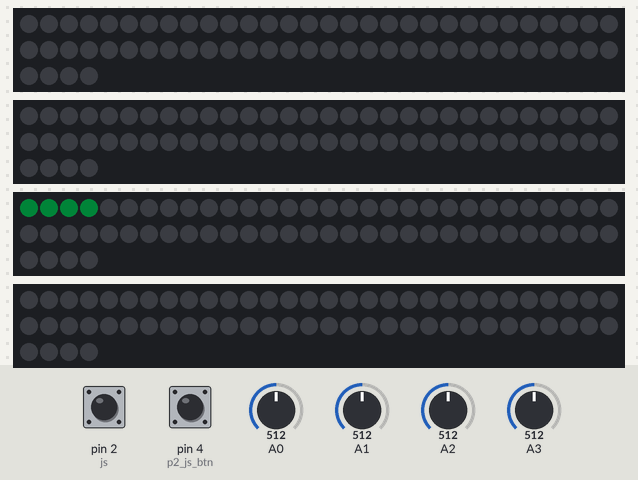
This sketch was run on a simulated Arduino Uno, built with avr-gcc and run on an emulated ATmega328P. Parts: 4 × 64 RGB LEDs in strip order, left to right, continuing on the next row. The test bench sets the inputs (shaded band); at power-on: pin 2 (js) HIGH, A0 = 512, A1 = 512, pin 4 (p2_js_btn) HIGH, A2 = 512, A3 = 512. Dim RGB values are drawn brighter than linear.

Above: at 1.2 s.
1.3 s: pin 2 (js) pulled LOW for 3.2 s
6.0 s: A0 set to 1010
7.5 s: A0 set to 992
10.5 s: A1 set to 1010
12.0 s: pin 2 (js) pulled LOW for 3.2 s
Timing chart, 0 to 15.0 s (numbered marks = the images above; inputs shaded):
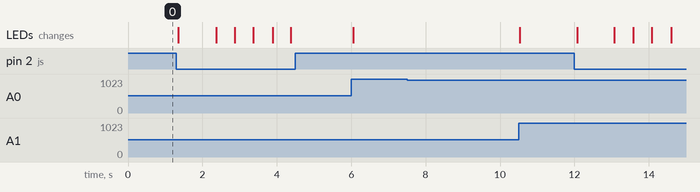

Measured:
- after the input at 7.5 s, every drawn part: stays the same

The sketch:

Schiffe_zerstoeren.ino
```cpp
#include "joystick.h"
#include "button.h"
#include "matrize.h"
#include "Adafruit_GFX.h"
#include "Adafruit_NeoMatrix.h"
#include "Adafruit_NeoPixel.h"
#include "schiffe.h"

/*Joystick test(A4, A5);
Button stickJamm(4, LOW);
#define CRED 0xf800
#define CGRN 0x07C0
#define CBUE 0x003E*/
Matrize pixels(8, 8, 12);

Schiffe ships;
//int i = 0;

void setup() {

   //pixels.setup();
   Serial.begin(9600);
   ships.setup();
   /*pixels.setup();
   pixels.clearArr();
   //pixels.mtr[0][0] = 1 << 2;
   //pixels.mtr[0][1] = 1 << 1;*/
}

void loop() {
  /*pixels.drawShip();
  pixels.moveShip();
  pixels.drawMatrix();
  //Serial.println(pixels.mtr[0][0]);
  //uint16_t color = random(2, 0xFFFF);

  //pixels.drawPoint(5, 5, RED, 12);
  pixels.update();
  //delay(100);
  pixels.clear();
  //pixels.stick.update();
  //pixels.longShip.y++;
  //ships.update();*/
  ships.update();
  //pixels.clear();
}
```

SimpleTimer.cpp
```cpp
#include "SimpleTimer.h"

SimpleTimer :: SimpleTimer() {
  running = false;
}

void SimpleTimer :: set(unsigned long duration) {
  startTime = millis();
  this->duration = duration;
  running = true;
}


bool SimpleTimer :: elapsed() {
  if (running) {
    if (millis() - startTime >= duration) {
      running = false;
    }
  }
  return !running;
}
```

SimpleTimer.h
```cpp
#ifndef _SIMPLETIMER_H
#define _SIMPLETIMER_H

#include "Arduino.h"

class SimpleTimer {
  unsigned long startTime;
  unsigned long duration;
  bool running;

public:
  SimpleTimer();
  void set(unsigned long duration);
  bool elapsed();
};

#endif
```

button.cpp
```cpp
#include "button.h"

Button :: Button(byte pin, bool isActiveHigh=false, unsigned long debounceMS) {
  this->pin          = pin;
  this->isActiveHigh = isActiveHigh;
  this->debounceMS   = debounceMS;
  this->state        = isReleased;

  pinMode(pin, INPUT_PULLUP);
}

void Button :: update() {
  bool isButtonOn = (! isActiveHigh) ^ digitalRead(pin);

  switch (state) {

    case isReleased:
      if (isButtonOn) {
        state = bouncingOn;
        timer.set(debounceMS);
      }
      break;

    case bouncingOn:
      if (timer.elapsed()) {
        if (isButtonOn) {
          state = isPressed;
          hasClicked = true;
          timer.set(1000);
        }
        else {
          state = isReleased;    // zurück...
        }
      }
      break;

    case isPressed:
      if ( ! isButtonOn) {
        state = bouncingOff;
        timer.set(debounceMS);
      };
      if (timer.elapsed()) {
        hasClickedLong = true;
        state = isLongPressed;
        timer.set(500);
      }
      break;

    case bouncingOff:
      if (timer.elapsed()) {
        if ( ! isButtonOn) {
          state = isReleased;
        }
        else {
          state = isPressed;    // zurück...
        }
      }
      break;

   case isLongPressed:
      if (!isButtonOn) {
        state = bouncingOff;
        hasClickedLong = false;
        timer.set(debounceMS);
      }
      if (timer.elapsed()) {
        hasClicked = true;
        timer.set(500);
      }
      break;
  }
}
```

button.h
```cpp
#ifndef _BUTTON_H
#define _BUTTON_H

#include "Arduino.h"
#include "SimpleTimer.h"

enum ButtonState {isPressed, isLongPressed, bouncingOn, isReleased, bouncingOff};

class Button {
private:
  byte pin;
  bool isActiveHigh;
  unsigned long debounceMS;

  SimpleTimer timer;
  SimpleTimer timer1;

  bool hasClicked = false;
  bool hasClickedLong = false;
  ButtonState state;

public:
  Button(byte pin, bool isActiveHigh, unsigned long debounceMS = 10);

  void update();

  bool isBtnPressed() {return state == isPressed  || state == bouncingOn || state == isLongPressed;}
  bool isBtnReleased() {return state == isReleased || state == bouncingOff;}

  bool peekHasBtnClicked() {return hasClicked;}
  bool hasBtnClicked() {bool r = hasClicked;  hasClicked = false;  return r;}

  bool peekHasBtnLongClicked() {return hasClickedLong;}
  bool hasBtnLongClicked() {bool r = hasClickedLong;  hasClickedLong = false;  return r;}

};

#endif
```

joystick.cpp
```cpp
#include "joystick.h"
#include "button.h"

Joystick :: Joystick(byte pinX, byte pinY) {
  this->state = isLoose;
  this->pinX = pinX;
  this->pinY = pinY;
}

void Joystick :: update() {

  switch (state) {

    case isLoose:
      if (xCord() >= 1000) {
        state = isRight;
        hasMoved = true;
      }
      else if (xCord() <= 20) {
        state = isLeft;
        hasMoved = true;
      }
      else if (yCord() <= 20) {
        state = isUp;
        hasMoved = true;
      }
     else if (yCord() >= 1000) {
       state = isDown;
       hasMoved = true;
      }
     break;

    case isUp:
      if (yCord() <= 20) {}
      else {
        state = isLoose;
        hasMoved = false;
      }
      break;

    case isDown:
      if (yCord() >= 1000) {}
      else {
        state = isLoose;
        hasMoved = false;
      }
      break;

    case isLeft:
      if (xCord() <= 20) {}
      else {
        state = isLoose;
        hasMoved = false;
      }
      break;

    case isRight:
      if (xCord() >= 1000) {}
      else {
        state = isLoose;
        hasMoved = false;
      }
      break;
  }
}

bool Joystick :: hasMovedUp() {
  if (state == isUp && hasMoved) {
    bool r = hasMoved;
    hasMoved = false;
    return r;
  }
  else {return false;}
}

bool Joystick :: hasMovedDown() {
 if (state == isDown && hasMoved == true) {
    hasMoved = false;
    return true;
  }
  else {return false;}
}

bool Joystick :: hasMovedLeft() {
  if (state == isLeft && hasMoved == true) {
    hasMoved = false;
    return true;
  }
  else {return false;}
}

bool Joystick :: hasMovedRight() {
  if (state == isRight && hasMoved == true) {
    hasMoved = false;
    return true;
  }
  else {return false;}
}
```

joystick.h
```cpp
#ifndef _JOYSTICK_H
#define _JOYSTICK_H

#include "button.h"
#include "Arduino.h"

enum JoystickState {isLoose, isUp, isDown, isLeft, isRight};

class Joystick {
private:
  byte pinX;
  byte pinY;
  bool hasMoved = false;
  JoystickState state;

public:
  Joystick(byte pinX, byte pinY);

  void update();

  int xCord() {return analogRead(pinX);}
  int yCord() {return analogRead(pinY);}

  bool hasMovedUp();
  bool hasMovedDown();
  bool hasMovedLeft();
  bool hasMovedRight();

  bool peekHasMovedUp() {return state == isUp;}
  bool peekHasMovedDown() {return state == isDown;}
  bool peekHasMovedLeft() {return state == isLeft;}
  bool peekHasMovedRight() {return state == isRight;}
};

#endif
```

matrize.cpp
```cpp
#include "matrize.h"

Matrize :: Matrize(int disp_x = 8, int disp_y = 8, byte pin = 4) {
  this->disp_x = disp_x;
  this->disp_y = disp_y;
  this->pin = pin;
  this->matrix = Adafruit_NeoPixel (disp_x * disp_y, pin, NEO_GRB + NEO_KHZ800);
}

void Matrize :: drawLine(int x1, int y1, int x2, int y2, uint16_t color, int bright = 50){
  int dx = x2 - x1;
  int dy = y2 - y1;

  if (dx && (abs(dy) >= abs(dx))) {
    if (x2 < x1) {
      int h=y1; y1=y2; y2=h;
          h=x1; x1=x2; x2=h;
      dx = x2 - x1;
      dy = y2 - y1;
    }
    float k = (float)dy/(float)dx;
    float xstep = 1.0/fabs(k);
    for (float x = (float)x1; x <= (float)x2; x+= xstep) {
      int y = y1 + round(k*(x - (float)x1));
      drawPoint(round(x), y, color, bright);
    }
  }

  else if (dy) {
    if (y2 < y1) {
      int h=y1; y1=y2; y2=h;
          h=x1; x1=x2; x2=h;
          dx = x2 - x1;
          dy = y2 - y1;
    }
    float k = (float)dx/(float)dy;
    float ystep = 1.0/fabs(k);
    for (float y = (float)y1; y <= (float)y2; y+= ystep) {
      int x = x1 + round(k*(y - (float)y1));
      drawPoint(x, round(y), color, bright);
    }
  }

  else {
      drawPoint(x1, y1, color, bright);
  }
}

void Matrize :: drawPoint(int x, int y, uint16_t color, int bright = 50){
  byte red =   (((color >> 11) & 0x1F) << 3)*bright/100;
  byte green = (((color >> 6)  & 0x1F) << 3)*bright/100;
  byte blue =  (((color >> 1)  & 0x1F) << 3)*bright/100;
  int linearPos = y *disp_x +  x;
  matrix.setPixelColor(linearPos, matrix.Color(red, green, blue));
}

void Matrize :: setup(){
  matrix.clear();
  matrix.begin();
  matrix.show();
}

void Matrize :: clear() {
  matrix.clear();
}

void Matrize :: update(){
  matrix.show();
  /*stick.update();
  js.update();*/
}

/*void Matrize :: drawMatrix() {
  for(int i = 0; i < 8; i++) {
    for(int k = 0; k< 8; k++) {
      if (mtr[i][k] == 0) {}
      else if (mtr[i][k] == 1 << 0) {
        drawPoint(k, i, RED, 3);
      }
      else if (mtr[i][k] == 1 << 1) {
        drawPoint(k, i, YELLOW, 3);
      }
      else if (mtr[i][k] == 1 << 2) {
        drawPoint(k, i, GREEN, 3);
      }
    }
  }
}

void Matrize :: clearArr() {
  for(int i = 0; i < 8; i++) {
    for(int k = 0; k < 8; k++) {
      mtr[i][k] = 0;
    }
  }
}*/

/*void Matrize :: drawShip() {
  for(int i = 0; i < longShip.length; i++) {
    if (longShip.turn == 0) {
      drawPoint(longShip.x + i, longShip.y, GREEN, 3);
    }
    else if (longShip.turn == 1) {
      drawPoint(longShip.x, longShip.y + i, GREEN, 3);
    }
  }
}


void Matrize :: moveShip() {
  if (stick.hasMovedUp()) {
    longShip.y = longShip.y - 1;
  }
  if (stick.hasMovedDown()) {
    longShip.y = longShip.y + 1;
  }
  if (stick.hasMovedRight()) {
    longShip.x = longShip.x + 1;
  }
  if (stick.hasMovedLeft()) {
    longShip.x = longShip.x - 1;
  }
}

void Matrize :: lockShip() {
  for(int i = 0; i < longShip.length; i++) {
    if (longShip.turn == 0) {
      mtr[longShip.y][longShip.x + 1] = 1 << 1;
    }
    else if (longShip.turn == 1) {
      mtr[longShip.y + 1][longShip.x] = 1 << 1;
    }
  }
  longShip.placed = true;
}*/
```

matrize.h
```cpp
#ifndef _MATRIZE_H_
#define _MATRIZE_H_

#include "Arduino.h"
#include <Adafruit_NeoPixel.h>
#include "joystick.h"

#ifdef __AVR__
 #include <avr/power.h> // Required for 16 MHz Adafruit Trinket
#endif

#define YELLOW   0xEF00
#define BLUE     0x001F
#define RED      0xF800
#define GREEN    0x0F00

typedef struct Ship2 {
  int length;
  int x;
  int y;
  bool turn;
  bool placed;
};

class Matrize {
  private:
    Adafruit_NeoPixel matrix;
    byte pin;
    int disp_x;
    int disp_y;


  public:
    Matrize(int disp_x = 8, int disp_y = 8, byte pin = 4);
    byte mtr [8][8];
    Ship2 longShip = {4, 0, 0, 1, 0};
    Joystick stick = Joystick(A0, A1);
    Button js = Button(2, LOW);

    void update();
    void setup();
    void clear();

    void drawLine(int x1, int y1, int x2, int y2, uint16_t color, int bright = 50);
    void drawPoint(int x, int y, uint16_t color, int bright = 50);
    void drawMatrix();
    void clearArr();
    void drawShip();
    void moveShip();
    void lockShip();
};

#endif
```

schiffe.cpp
```cpp
#include "schiffe.h"

Schiffe :: Schiffe() {
  this->bState = config1;
}

void Schiffe :: clear(byte array[][8]) {
  for(int i = 0; i < 8; i++) {
    for(int k = 0; k < 8; k++) {
      array[i][k] = 0;
    }
  }
}

void Schiffe :: clearMatrix() {
  p1_view.clear();
  p2_view.clear();
  p1_cmd.clear();
  p2_cmd.clear();
}

void Schiffe :: moveCursor(Joystick& stick, Point& cursor) {
  if (stick.hasMovedUp()) {
    cursor.y--;
  }
  else if (stick.hasMovedDown()) {
    cursor.y++;
  }
  else if (stick.hasMovedRight()) {
    cursor.x++;
  }
  else if (stick.hasMovedLeft()) {
    cursor.x--;
  }
}

/*void Schiffe :: checkCursor(byte array[][8]) {
  for(int i = 0; i < 8; i++) {
    for(int k = 0; k < 8; k++) {
      if (array[i][k] == 1 << 7) {
        cursor.x = k;
        cursor.y = i;
        break;
      }
    }
  }
}*/

void Schiffe :: drawMatrix(byte array[][8], Matrize& matrix) {
  for(int i = 0; i < 8; i++) {
    for(int k = 0; k< 8; k++) {
      if (array[i][k] == 0) {
      }
      else if (array[i][k] == 1 << 1) {
        matrix.drawPoint(k, i, RED, 3);
      }
      else if (array[i][k] == 1 << 2) {
        matrix.drawPoint(k, i, YELLOW, 3);
      }
      else if (array[i][k] == 1 << 3) {
        matrix.drawPoint(k, i, GREEN, 3);
      }
    }
  }
}

void Schiffe :: drawCursor(Matrize& matrix, Point& cursor) {
  matrix.drawPoint(cursor.x, cursor.y, BLUE, 3);
}

void Schiffe :: drawShip(Matrize& matrix, Ship& ship) {
  for(int i = 0; i < ship.length; i++) {
    if (ship.turn == 0) {
      matrix.drawPoint(ship.x + i, ship.y, GREEN, 3);
    }
    else if (ship.turn == 1) {
      matrix.drawPoint(ship.x, ship.y + i, GREEN, 3);
    }
  }
}

void Schiffe :: moveShip(Ship& ship, Joystick& stick) {
  if (stick.hasMovedUp()) {
    ship.y--;
  }
  if (stick.hasMovedDown()) {
    ship.y++;
  }
  if (stick.hasMovedRight()) {
    ship.x++;
  }
  if (stick.hasMovedLeft()) {
    ship.x--;
  }
}

void Schiffe :: lockShip(byte array[][8], Ship& ship) {
  for(int i = 0; i < ship.length; i++) {
    if (ship.turn == 0) {
      array[ship.y][ship.x + i] = 1 << 3;
      Serial.println(array[ship.y][ship.x + i]);
      Serial.println("1");
    }
    else if (ship.turn == 1) {
      array[ship.y + i][ship.x] = 1 << 3;
    }
  }
  ship.placed = true;
}

bool Schiffe :: check(byte array[][8]) {
  for (int i = 0; i < 8; i++) {
    for (int k = 0; k < 8; k++) {
      if (array[i][k] == 1 << 2) {
        return false;
      }
    }
  }
  return true;
}

void Schiffe :: configShip(byte array[][8], Matrize& matrix, Ship& ship, Joystick& stick, Button& btn_stick) {
  drawShip(matrix, ship);
  moveShip(ship, stick);
  if (btn_stick.hasBtnClicked()) {
    if (ship.turn == false) {
      ship.turn = true;
    }
    else if (ship.turn == true) {
      ship.turn = false;
    }
  }
  if (btn_stick.hasBtnLongClicked()) {
    lockShip(array, ship);
  }
}

void Schiffe :: update() {
  switch (bState) {
    case config1:
      p1_view.update();
      drawMatrix(view1, p1_view);
      if (longShip1.placed == false) {
        configShip(view1, p1_view, longShip1, p1_js, p1_js_btn);
      }
      else if (longShip1.placed && middleShip1_1.placed == false) {
        configShip(view1, p1_view, middleShip1_1, p1_js, p1_js_btn);
      }
      else if (middleShip1_1.placed && middleShip1_2.placed == false) {
       configShip(view1, p1_view, middleShip1_2, p1_js, p1_js_btn);
      }
      else if (middleShip1_2.placed && shortShip1_1.placed == false) {
       configShip(view1, p1_view, shortShip1_1, p1_js, p1_js_btn);
      }
      else if (shortShip1_1.placed && shortShip1_2.placed == false) {
       configShip(view1, p1_view, shortShip1_2, p1_js, p1_js_btn);
      }
      else if (shortShip1_2.placed && shortShip1_3.placed == false) {
        configShip(view1, p1_view, shortShip1_3, p1_js, p1_js_btn);
      }
      else if (shortShip1_3.placed) {
       bState = config2;
      }
      p1_view.update();
      break;


    case config2:
      drawMatrix(view1, p1_view);
      drawMatrix(view2, p2_view);
      Serial.println(view2[0][0]);
      if (longShip2.placed == false) {
        configShip(view2, p2_view, longShip2, p2_js, p2_js_btn);
      }
      else if (longShip2.placed && middleShip2_1.placed == false) {
        configShip(view2, p2_view, middleShip2_1, p2_js, p2_js_btn);
      }
      else if (middleShip2_1.placed && middleShip2_2.placed == false) {
       configShip(view2, p2_view, middleShip2_2, p2_js, p2_js_btn);
      }
      else if (middleShip2_2.placed && shortShip2_1.placed == false) {
       configShip(view2, p2_view, shortShip2_1, p2_js, p2_js_btn);
      }
      else if (shortShip2_1.placed && shortShip2_2.placed == false) {
       configShip(view2, p2_view, shortShip2_2, p2_js, p2_js_btn);
      }
      else if (shortShip2_2.placed && shortShip2_3.placed == false) {
        configShip(view2, p2_view, shortShip2_3, p2_js, p2_js_btn);
      }
      else if (shortShip2_3.placed) {
       bState = battle;
      }
      p1_view.update();
      p2_view.update();
      break;

      /*case battle:
        if (player == false) {
          drawCursor(p1_cmd, cursor1);
          moveCursor(p1_js, cursor1);
          if (p1_btn.hasBtnClicked()) {
            if (view2[cursor1.y][cursor1.x] == 0) {
              view2[cursor1.y][cursor1.x] = 1 << 1;
              cmd1[cursor1.y][cursor1.x] = 1 << 1;
              player = true;
            }
            else if (view2[cursor1.y][cursor1.x] == 1 << 2) {
              view2[cursor1.y][cursor1.x] = 1 << 0;
              cmd1[cursor1.y][cursor1.x] = 1 << 0;
              if (check(view2)) {
                bState == end1;
              }
            }
          }
        }

        else if (player) {
          drawCursor(p2_cmd, cursor2);
          moveCursor(p2_js, cursor2);
          if (p2_btn.hasBtnClicked()) {
            if (view1[cursor2.y][cursor2.x] == 0) {
              view1[cursor2.y][cursor2.x] = 1 << 1;
              cmd2[cursor2.y][cursor2.x] = 1 << 1;
              player = false;
            }
            else if (view1[cursor2.y][cursor2.x] == 1 << 2) {
              view1[cursor2.y][cursor2.x] = 1 << 0;
              cmd2[cursor1.y][cursor1.x] = 1 << 0;
              if (check(view1)) {
                bState == end2;
              }
            }
          }
        }
        break;

      case end1:

        break;

      case end2:

        break;*/
  }

 //drawMatrix(view2, p2_view);
 p1_cmd.update();
 //drawMatrix(cmd1, p1_cmd);
 p2_cmd.update();
 //drawMatrix(cmd2, p2_cmd);
 p1_js.update();
 p2_js.update();
 p1_js_btn.update();
 p2_js_btn.update();
 clearMatrix();
}

void Schiffe :: setup() {
  p1_cmd.setup();
  p2_cmd.setup();
  p1_view.setup();
  p2_view.setup();
  clear(view1);
  clear(view2);
  clear(cmd1);
  clear(cmd2);
}
```

Source omitted: schiffe.h (2132 bytes)
